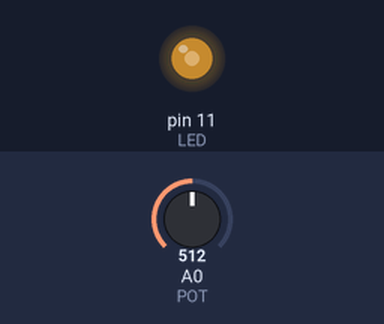
This sketch was run on a simulated Arduino Uno, built with avr-gcc and run on an emulated ATmega328P. On the bench: output pins drawn as LEDs (lit = HIGH). Inputs (shaded band) come from the test bench; at power-on: A0 (POT) = 512.

Above: at 1.2 s.
1.3 s: A0 (POT) set to 716
At 1.9 s:
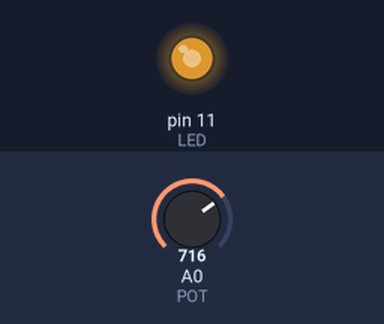
2.8 s: A0 (POT) set to 900
At 4.0 s:
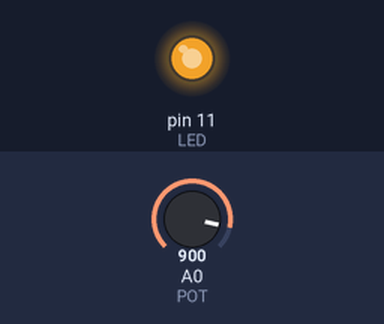
4.3 s: A0 (POT) set to 122
At 5.4 s:
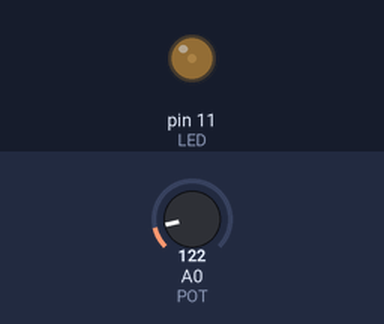
5.8 s: A0 (POT) set to 10
At 6.5 s:
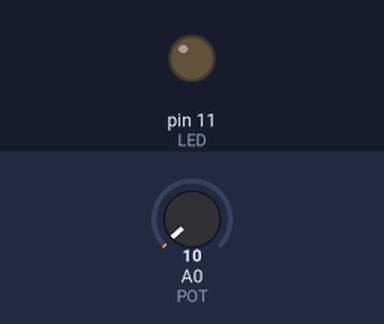
Timing chart, 0 to 8.3 s (numbered marks = the images above; inputs shaded):
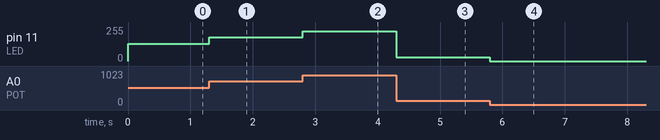

Measured:
- after the input at 1.3 s, pin 11 (LED): 128/255 → 179/255 at once
- after the input at 2.8 s, pin 11 (LED): 179/255 → 225/255 at once
- after the input at 4.3 s, pin 11 (LED): 225/255 → 30/255 at once
- after the input at 5.8 s, pin 11 (LED): 30/255 → 0/255 at once

The sketch:

Pot.ino
```cpp
const int LED = 11;
const int POT = A0;

int LED2;

void setup() {
  Serial.begin(9600);

  pinMode(LED, OUTPUT);
}

void loop() {
  LED2 = analogRead(POT) / 4;
  if(LED2 <=20){
    LED2=0;
  }
  analogWrite(LED,LED2);
}
```
